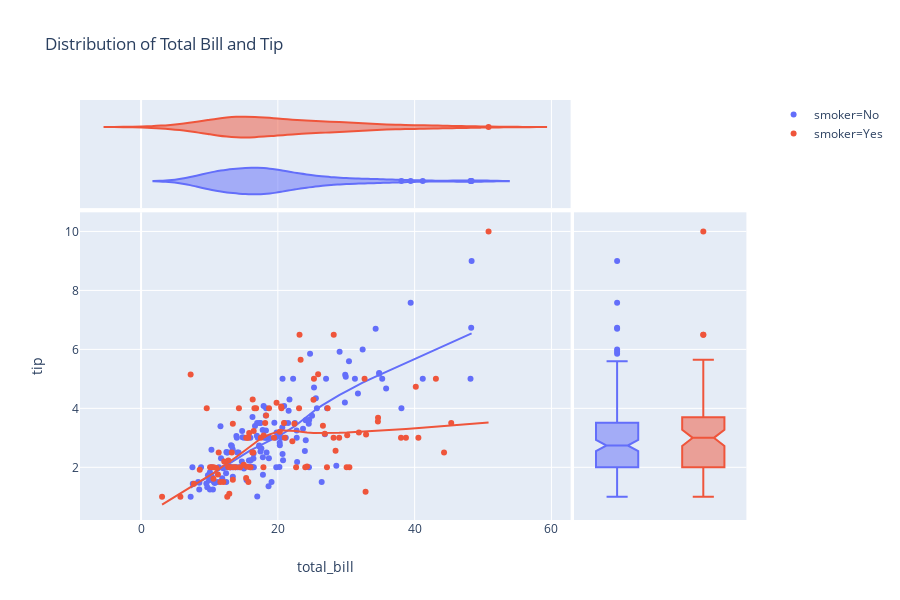

This figure's notebook cell:
### Code cell
px.scatter(data, x='total_bill', y='tip', color='smoker', marginal_y='box', marginal_x='violin', title='Distribution of Total Bill and Tip', trendline='lowess')

### Figure 1 — Plotly figure (JSON) as saved in the notebook; plotly's stock layout.template omitted (floating-point values rounded to 4 significant figures; data arrays with more than 128 entries replaced by an {"elided": "..."} marker saying what was removed)
{"data": [{"hoverlabel": {"namelength": 0}, "hovertemplate": "smoker=No<br>total_bill=%{x}<br>tip=%{y}", "legendgroup": "smoker=No", "marker": {"color": "#636efa", "symbol": "circle"}, "mode": "markers", "name": "smoker=No", "showlegend": true, "type": "scatter", "x": {"elided": "151 float values"}, "xaxis": "x", "y": {"elided": "151 float values"}, "yaxis": "y"}, {"alignmentgroup": "True", "hoverlabel": {"namelength": 0}, "hovertemplate": "smoker=No<br>total_bill=%{x}", "legendgroup": "smoker=No", "marker": {"color": "#636efa", "symbol": "circle"}, "name": "smoker=No", "offsetgroup": "smoker=No", "scalegroup": "x", "showlegend": false, "type": "violin", "x": {"elided": "151 float values"}, "xaxis": "x3", "yaxis": "y3"}, {"alignmentgroup": "True", "hoverlabel": {"namelength": 0}, "hovertemplate": "smoker=No<br>tip=%{y}", "legendgroup": "smoker=No", "marker": {"color": "#636efa", "symbol": "circle"}, "name": "smoker=No", "notched": true, "offsetgroup": "smoker=No", "showlegend": false, "type": "box", "xaxis": "x2", "y": {"elided": "151 float values"}, "yaxis": "y2"}, {"hoverlabel": {"namelength": 0}, "hovertemplate": "<b>LOWESS trendline</b><br><br>smoker=No<br>total_bill=%{x}<br>tip=%{y} <b>(trend)</b>", "legendgroup": "smoker=No", "marker": {"color": "#636efa", "symbol": "circle"}, "mode": "lines", "name": "smoker=No", "showlegend": false, "type": "scatter", "x": {"elided": "151 float values"}, "xaxis": "x", "y": {"elided": "151 float values"}, "yaxis": "y"}, {"hoverlabel": {"namelength": 0}, "hovertemplate": "smoker=Yes<br>total_bill=%{x}<br>tip=%{y}", "legendgroup": "smoker=Yes", "marker": {"color": "#EF553B", "symbol": "circle"}, "mode": "markers", "name": "smoker=Yes", "showlegend": true, "type": "scatter", "x": [38.01, 11.24, 20.29, 13.81, 11.02, 18.29, 3.07, 15.01, 26.86, 25.28, 17.92, 19.44, 32.68, 28.97, 5.75, 16.32, 40.17, 27.28, 12.03, 21.01, 11.35, 15.38, 44.3, 22.42, 15.36, 20.49, 25.21, 14.31, 16, 17.51, 10.59, 10.63, 50.81, 15.81, 7.25, 31.85, 16.82, 32.9, 17.89, 14.48, 9.6, 34.63, 34.65, 23.33, 45.35, 23.17, 40.55, 20.9, 30.46, 18.15, 23.1, 15.69, 19.81, 28.44, 15.48, 16.58, 10.34, 43.11, 13, 13.51, 18.71, 12.74, 13, 16.4, 20.53, 16.47, 26.59, 38.73, 24.27, 12.76, 30.06, 25.89, 13.27, 28.17, 12.9, 28.15, 11.59, 7.74, 30.14, 12.16, 13.42, 8.58, 13.42, 16.27, 10.09, 22.12, 24.01, 15.69, 15.53, 12.6, 32.83, 27.18, 22.67], "xaxis": "x", "y": [3, 1.76, 3.21, 2, 1.98, 3.76, 1, 2.09, 3.14, 5, 3.08, 3, 5, 3, 1, 4.3, 4.73, 4, 1.5, 3, 2.5, 3, 2.5, 3.48, 1.64, 4.06, 4.29, 4, 2, 3, 1.61, 2, 10, 3.16, 5.15, 3.18, 4, 3.11, 2, 2, 4, 3.55, 3.68, 5.65, 3.5, 6.5, 3, 3.5, 2, 3.5, 4, 1.5, 4.19, 2.56, 2.02, 4, 2, 5, 2, 2, 4, 2.01, 2, 2.5, 4, 3.23, 3.41, 3, 2.03, 2.23, 2, 5.16, 2.5, 6.5, 1.1, 3, 1.5, 1.44, 3.09, 2.2, 3.48, 1.92, 1.58, 2.5, 2, 2.88, 2, 3, 3, 1, 1.17, 2, 2], "yaxis": "y"}, {"alignmentgroup": "True", "hoverlabel": {"namelength": 0}, "hovertemplate": "smoker=Yes<br>total_bill=%{x}", "legendgroup": "smoker=Yes", "marker": {"color": "#EF553B", "symbol": "circle"}, "name": "smoker=Yes", "offsetgroup": "smoker=Yes", "scalegroup": "x", "showlegend": false, "type": "violin", "x": [38.01, 11.24, 20.29, 13.81, 11.02, 18.29, 3.07, 15.01, 26.86, 25.28, 17.92, 19.44, 32.68, 28.97, 5.75, 16.32, 40.17, 27.28, 12.03, 21.01, 11.35, 15.38, 44.3, 22.42, 15.36, 20.49, 25.21, 14.31, 16, 17.51, 10.59, 10.63, 50.81, 15.81, 7.25, 31.85, 16.82, 32.9, 17.89, 14.48, 9.6, 34.63, 34.65, 23.33, 45.35, 23.17, 40.55, 20.9, 30.46, 18.15, 23.1, 15.69, 19.81, 28.44, 15.48, 16.58, 10.34, 43.11, 13, 13.51, 18.71, 12.74, 13, 16.4, 20.53, 16.47, 26.59, 38.73, 24.27, 12.76, 30.06, 25.89, 13.27, 28.17, 12.9, 28.15, 11.59, 7.74, 30.14, 12.16, 13.42, 8.58, 13.42, 16.27, 10.09, 22.12, 24.01, 15.69, 15.53, 12.6, 32.83, 27.18, 22.67], "xaxis": "x3", "yaxis": "y3"}, {"alignmentgroup": "True", "hoverlabel": {"namelength": 0}, "hovertemplate": "smoker=Yes<br>tip=%{y}", "legendgroup": "smoker=Yes", "marker": {"color": "#EF553B", "symbol": "circle"}, "name": "smoker=Yes", "notched": true, "offsetgroup": "smoker=Yes", "showlegend": false, "type": "box", "xaxis": "x2", "y": [3, 1.76, 3.21, 2, 1.98, 3.76, 1, 2.09, 3.14, 5, 3.08, 3, 5, 3, 1, 4.3, 4.73, 4, 1.5, 3, 2.5, 3, 2.5, 3.48, 1.64, 4.06, 4.29, 4, 2, 3, 1.61, 2, 10, 3.16, 5.15, 3.18, 4, 3.11, 2, 2, 4, 3.55, 3.68, 5.65, 3.5, 6.5, 3, 3.5, 2, 3.5, 4, 1.5, 4.19, 2.56, 2.02, 4, 2, 5, 2, 2, 4, 2.01, 2, 2.5, 4, 3.23, 3.41, 3, 2.03, 2.23, 2, 5.16, 2.5, 6.5, 1.1, 3, 1.5, 1.44, 3.09, 2.2, 3.48, 1.92, 1.58, 2.5, 2, 2.88, 2, 3, 3, 1, 1.17, 2, 2], "yaxis": "y2"}, {"hoverlabel": {"namelength": 0}, "hovertemplate": "<b>LOWESS trendline</b><br><br>smoker=Yes<br>total_bill=%{x}<br>tip=%{y} <b>(trend)</b>", "legendgroup": "smoker=Yes", "marker": {"color": "#EF553B", "symbol": "circle"}, "mode": "lines", "name": "smoker=Yes", "showlegend": false, "type": "scatter", "x": [3.07, 5.75, 7.25, 7.74, 8.58, 9.6, 10.09, 10.34, 10.59, 10.63, 11.02, 11.24, 11.35, 11.59, 12.03, 12.16, 12.6, 12.74, 12.76, 12.9, 13, 13, 13.27, 13.42, 13.42, 13.51, 13.81, 14.31, 14.48, 15.01, 15.36, 15.38, 15.48, 15.53, 15.69, 15.69, 15.81, 16, 16.27, 16.32, 16.4, 16.47, 16.58, 16.82, 17.51, 17.89, 17.92, 18.15, 18.29, 18.71, 19.44, 19.81, 20.29, 20.49, 20.53, 20.9, 21.01, 22.12, 22.42, 22.67, 23.1, 23.17, 23.33, 24.01, 24.27, 25.21, 25.28, 25.89, 26.59, 26.86, 27.18, 27.28, 28.15, 28.17, 28.44, 28.97, 30.06, 30.14, 30.46, 31.85, 32.68, 32.83, 32.9, 34.63, 34.65, 38.01, 38.73, 40.17, 40.55, 43.11, 44.3, 45.35, 50.81], "xaxis": "x", "y": [0.735, 1.105, 1.317, 1.388, 1.509, 1.659, 1.732, 1.769, 1.807, 1.813, 1.872, 1.906, 1.923, 1.96, 2.03, 2.051, 2.123, 2.146, 2.15, 2.173, 2.19, 2.19, 2.238, 2.264, 2.264, 2.279, 2.331, 2.419, 2.45, 2.545, 2.609, 2.613, 2.631, 2.641, 2.67, 2.67, 2.69, 2.726, 2.767, 2.774, 2.785, 2.795, 2.814, 2.858, 2.975, 3.021, 3.026, 3.051, 3.061, 3.11, 3.173, 3.202, 3.226, 3.244, 3.245, 3.248, 3.247, 3.253, 3.241, 3.229, 3.218, 3.215, 3.208, 3.191, 3.183, 3.167, 3.166, 3.165, 3.166, 3.166, 3.165, 3.165, 3.166, 3.166, 3.167, 3.17, 3.178, 3.179, 3.18, 3.204, 3.217, 3.219, 3.22, 3.243, 3.243, 3.289, 3.299, 3.322, 3.328, 3.372, 3.394, 3.413, 3.518], "yaxis": "y"}], "layout": {"height": 600, "legend": {"tracegroupgap": 0}, "title": {"text": "Distribution of Total Bill and Tip"}, "xaxis": {"anchor": "y", "domain": [0, 0.7215], "title": {"text": "total_bill"}}, "xaxis2": {"anchor": "y2", "domain": [0.7265, 0.98], "matches": "x2", "showgrid": false, "showticklabels": false}, "xaxis3": {"anchor": "y3", "domain": [0, 0.7215], "matches": "x", "showgrid": true, "showticklabels": false}, "xaxis4": {"anchor": "y4", "domain": [0.7265, 0.98], "matches": "x2", "showgrid": false, "showticklabels": false}, "yaxis": {"anchor": "x", "domain": [0, 0.7326], "title": {"text": "tip"}}, "yaxis2": {"anchor": "x2", "domain": [0, 0.7326], "matches": "y", "showgrid": true, "showticklabels": false}, "yaxis3": {"anchor": "x3", "domain": [0.7426, 1], "matches": "y3", "showgrid": false, "showticklabels": false}, "yaxis4": {"anchor": "x4", "domain": [0.7426, 1], "matches": "y3", "showgrid": true, "showticklabels": false}}}
